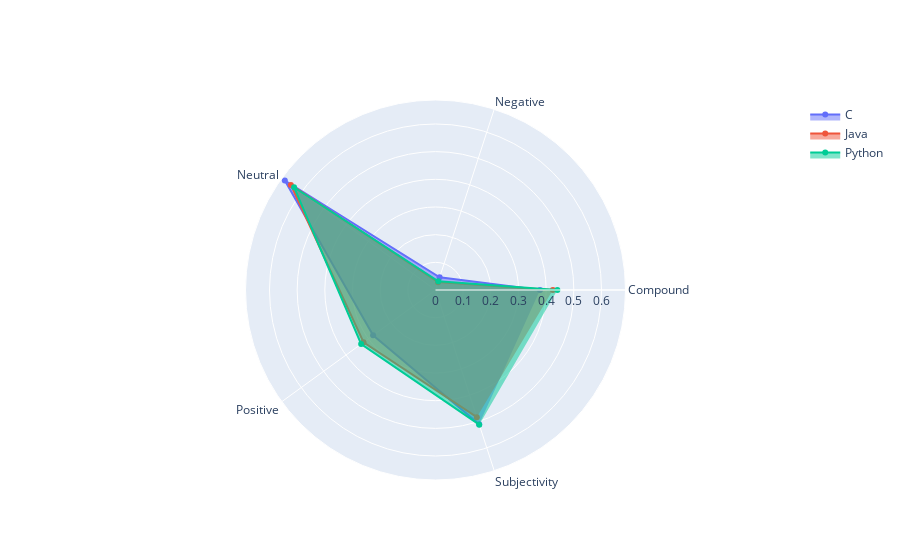

Notebook cell for this chart:
### Code cell
fig = go.Figure()

all_df = [[c, "C"], [java, "Java"], [python, "Python"]]

for df in all_df:
    print(f"Now showing results for keyword {df[1]}.")
    workflow_main(df[0], df[1])
    
fig.show()

### Figure 1 — Plotly figure (JSON) as saved in the notebook; plotly's stock layout.template omitted (floating-point values rounded to 4 significant figures)
{"data": [{"fill": "toself", "name": "C", "r": [0.3777, 0.04805, 0.6731, 0.2788, 0.5105], "theta": ["Compound", "Negative", "Neutral", "Positive", "Subjectivity"], "type": "scatterpolar"}, {"fill": "toself", "name": "Java", "r": [0.4241, 0.02988, 0.6461, 0.3215, 0.4833], "theta": ["Compound", "Negative", "Neutral", "Positive", "Subjectivity"], "type": "scatterpolar"}, {"fill": "toself", "name": "Python", "r": [0.4405, 0.03292, 0.6319, 0.3322, 0.5116], "theta": ["Compound", "Negative", "Neutral", "Positive", "Subjectivity"], "type": "scatterpolar"}], "layout": {}}
